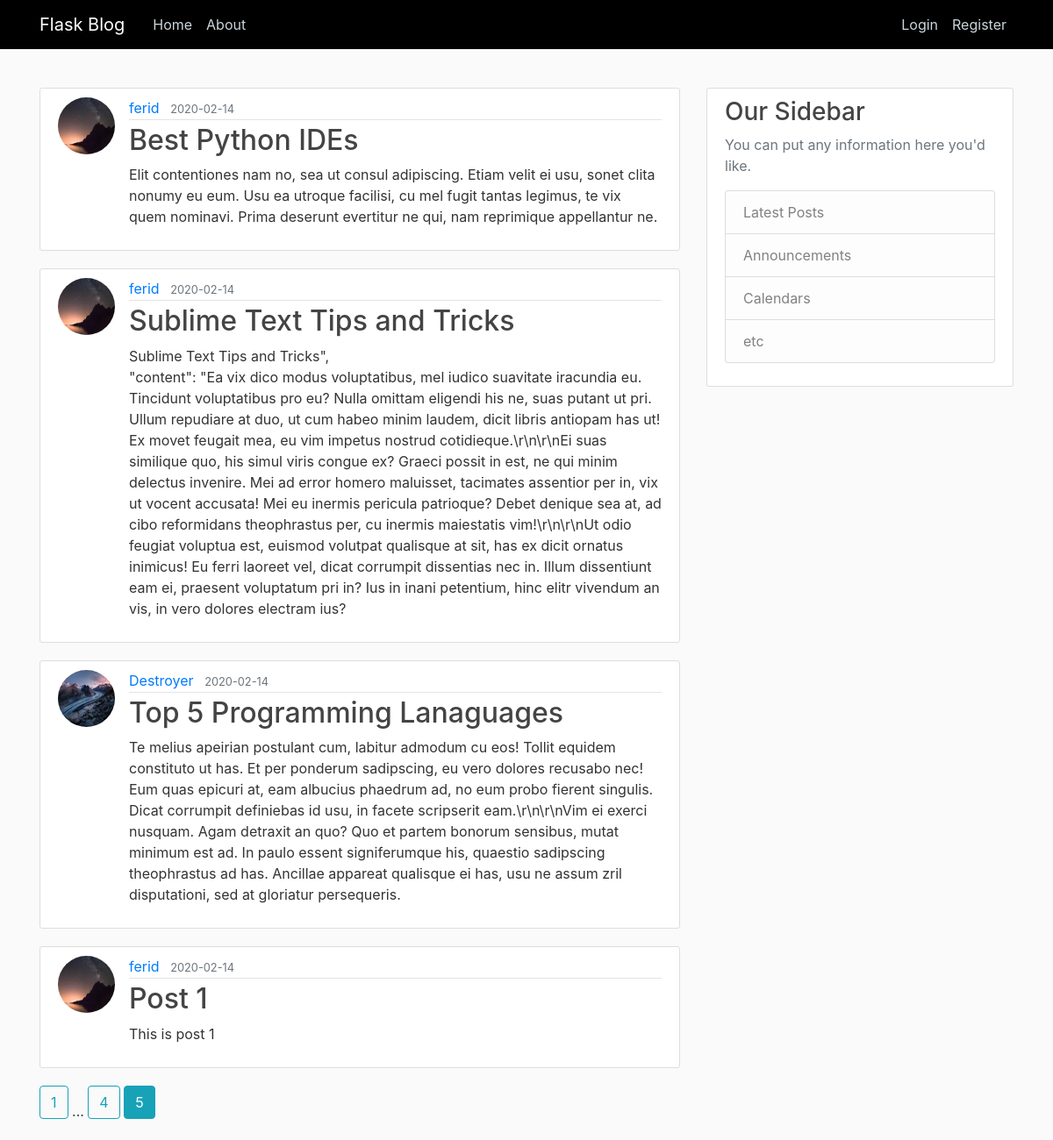
/home?page=5, run on the app's committed database.
### flaskblog/models.py (models this page shows, shortened)
class Post(db.Model):
    id = db.Column(db.Integer, primary_key=True)
    title = db.Column(db.String(100), nullable=False)
    date_posted = db.Column(db.DateTime, nullable=False, default=datetime.utcnow)
    content = db.Column(db.Text, nullable=False)
    user_id = db.Column(db.Integer, db.ForeignKey('user.id'), nullable=False)

class User(db.Model, UserMixin):
    id = db.Column(db.Integer, primary_key=True)
    username = db.Column(db.String(20), unique=True, nullable=False)
    email = db.Column(db.String(120), unique=True, nullable=False)
    image_file = db.Column(db.String(20), nullable=False, default='default.jpg')
    password = db.Column(db.String(60), nullable=False)
    posts = db.relationship('Post', backref='author', lazy=True)

### flaskblog/routes.py (the view)
@app.route("/")
@app.route("/home")
def hello():
    page = request.args.get("page", 1, type=int)
    posts = Post.query.order_by(Post.date_posted.desc()).paginate(per_page=5, page=page)
    return render_template('index.html', posts=posts)

### flaskblog/templates/index.html
{% extends "layout.html" %}
{% block content %}
{% for post in posts.items %}
  <article class="media content-section">
     <img class="rounded-circle article-img" src="{{ url_for('static',filename='profile_pics/'+post.author.image_file) }}">
     <div class="media-body">
    <div class="article-metadata">
       <a class="mr-2" href="{{url_for('user_posts',username=post.author.username)}}">{{post.author.username }}</a>
       <small class="text-muted">{{post.date_posted.strftime('%Y-%m-%d') }}</small>
    </div>
     <h2><a class="article-title" href="{{ url_for('post',post_id=post.id)}}">{{post.title }}</a></h2>
     <p class="article-content">{{post.content }}</p>
     </div>
  </article>
{% endfor %}
{% for page_num in posts.iter_pages(left_edge=1,right_edge=1,left_current=1,right_current=2) %}
 {% if page_num %}
  {% if posts.page ==page_num %}
 <a href="{{ url_for('hello',page=page_num )}}" class="btn btn-info mb-4">{{page_num}}</a>
  {% else %}
  <a href="{{ url_for('hello',page=page_num )}}" class="btn btn-outline-info mb-4">{{page_num}}</a>
 {% endif %}
 {%else %}
  ...
 {%endif %}
{% endfor %}
{% endblock content %}

### flaskblog/static/main.css (style rules this page uses)
body { background: #fafafa; color: #333333; margin-top: 5rem; }
h1, h2, h3, h4, h5, h6 { color: #444444; }
.content-section { background: #ffffff; padding: 10px 20px; border: 1px solid #dddddd; border-radius: 3px; margin-bottom: 20px; }
.article-title { color: #444444; }
.article-content { white-space: pre-line; }
.article-img { height: 65px; width: 65px; margin-right: 16px; }
.article-metadata { padding-bottom: 1px; margin-bottom: 4px; border-bottom: 1px solid #e3e3e3 }

### data on the page
Post: image_file (picture), author.username "ferid", date_posted "2020-02-14", title "Best Python IDEs", content "Elit contentiones nam no, sea ut consul adipiscing. Etiam velit ei usu, sonet clita nonumy eu eum. Usu ea utroque facilisi, cu mel fugit tantas legimus, te vix quem nominavi. Prima deserunt evertitur ne qui, nam reprimique appellantur ne."
Post: image_file (picture), author.username "ferid", date_posted "2020-02-14", title "Sublime Text Tips and Tricks", content "Sublime Text Tips and Tricks\", \"content\": \"Ea vix dico modus voluptatibus, mel iudico suavitate iracundia eu. Tincidunt voluptatibus pro eu? Nulla omittam eligendi his ne, suas putant ut pri. Ullum repudiare at duo, ut cum habeo minim laudem, dicit libris antiopam has ut! Ex movet feugait mea, eu vim impetus nostrud cotidieque.\\r\\n\\r\\nEi suas similique quo, his simul viris congue ex? Graeci possit in est, ne qui minim delectus invenire. Mei ad error homero maluisset, tacimates assentior per in, vix ut vocent accusata! Mei eu inermis pericula patrioque? Debet denique sea at, ad cibo reformidans theophrastus per, cu inermis maiestatis vim!\\r\\n\\r\\nUt odio feugiat voluptua est, euismod volutpat…"
Post: image_file (picture), author.username "Destroyer", date_posted "2020-02-14", title "Top 5 Programming Lanaguages", content "Te melius apeirian postulant cum, labitur admodum cu eos! Tollit equidem constituto ut has. Et per ponderum sadipscing, eu vero dolores recusabo nec! Eum quas epicuri at, eam albucius phaedrum ad, no eum probo fierent singulis. Dicat corrumpit definiebas id usu, in facete scripserit eam.\\r\\n\\r\\nVim ei exerci nusquam. Agam detraxit an quo? Quo et partem bonorum sensibus, mutat minimum est ad. In paulo essent signiferumque his, quaestio sadipscing theophrastus ad has. Ancillae appareat qualisque ei has, usu ne assum zril disputationi, sed at gloriatur persequeris."
Post: image_file (picture), author.username "ferid", date_posted "2020-02-14", title "Post 1", content "This is post 1"

### other printed values
{{ page_num }} "1" "4"
{{ page_num }} "5"
